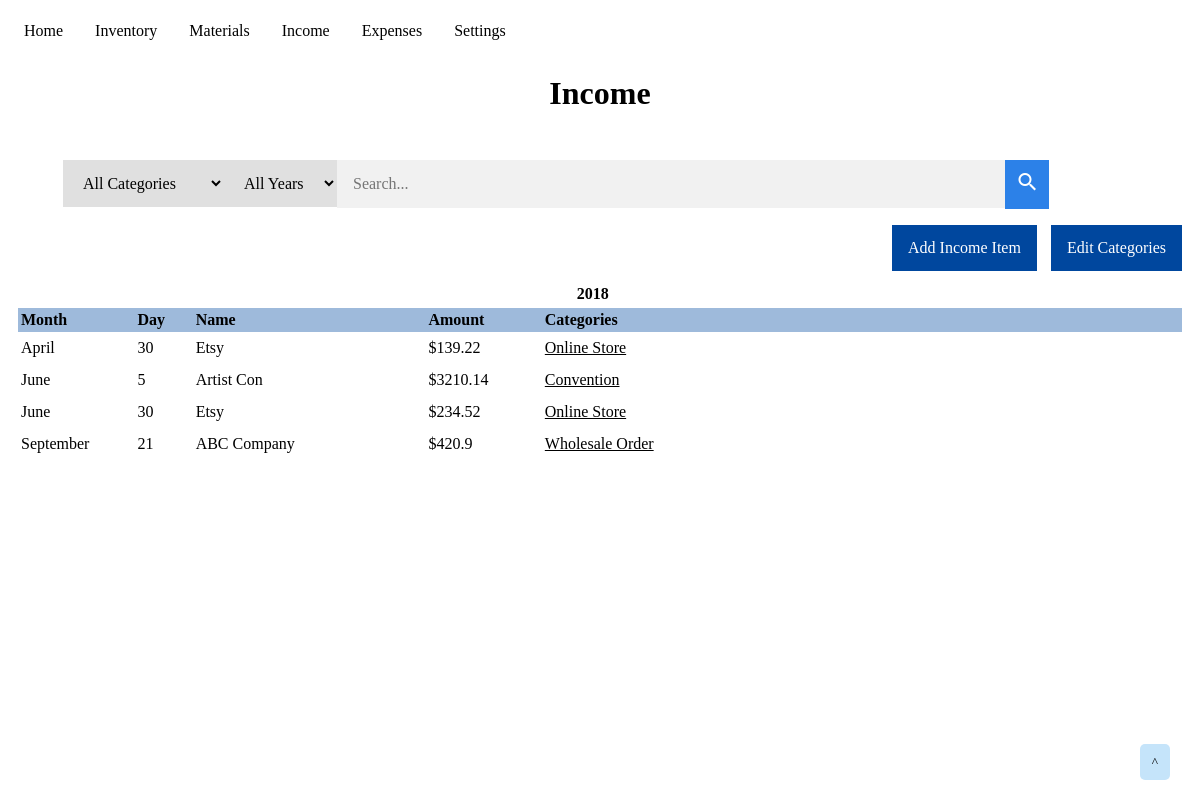
Page /income on the committed database.
### tables this page shows
CREATE TABLE store_income (
    income_id INTEGER PRIMARY KEY AUTOINCREMENT,
    name TEXT NOT NULL,
    amount DECIMAL(10, 2) NOT NULL,
    income_year INTEGER,
    income_month INTEGER,
    income_day INTEGER
);

CREATE TABLE income_categories (
    tag_id INTEGER PRIMARY KEY AUTOINCREMENT,
    name TEXT NOT NULL
);

### app.py (the view, shortened to what this page needs)
@app.route('/income', methods=('POST', 'GET'))
def income():
    income_categories = get_income_categories()
    income_connections = get_income_connections()
    income_items = get_income_items()
    income_items_filtered = organize_income(0, 0)
    return render_template('income_view.html', month_list=MONTH_LIST, income_items=income_items, income_categories=income_categories, income_connections=income_connections, income_items_filtered=income_items_filtered)

### app.py (called while the page is built)
def get_db_connection():
    conn = sqlite3.connect('database.db')
    conn.row_factory = sqlite3.Row
    return conn

def get_income_items():
    return organize_income(0, 0)

def get_income_categories():
    conn = get_db_connection()
    cur = conn.cursor()
    income_categories = cur.execute('SELECT * FROM income_categories').fetchall()
    conn.close()
    return income_categories

def get_income_connections():
    conn = get_db_connection()
    cur = conn.cursor()
    income_connections = cur.execute('SELECT * FROM income_to_category').fetchall()
    conn.close()
    return income_connections

### templates/income_view.html (shortened to what this page needs)
{% extends 'base.html' %}
{% block content %}
    <h1>{% block title %}Income{% endblock %}</h1>
    <div class="menu">
        <ul class="menu-bar">
            <li class="menu-item menu-search">
                <form class="search-bar" method="post" action="">
                    <select name="category-search" class="search-category">
                        {% if selected_income_category == 0 %}
                            <option value="0" selected>All Categories</option>
                        {% else %}
                            <option value="0">All Categories</option>
                        {% endif %}
                    </select>
                    <select name="date-search" class="search-date">
                        {% if selected_income_date == 0 %}
                            <option value="0" selected>All Years</option>
                        {% else %}
                            <option value="0">All Years</option>
                        {% endif %}
                    </select>
                    <input type="text" placeholder="Search..." name="search-by" class="search-item">
                    <button type="submit" class="search-button"><i class="material-icons">search</i></button>
                </form>
            </li>
        </ul>
    </div>
    <div class="income-menu">
        <ul class="menu-bar menu-bar-items">
            <li class="menu-item menu-add">
                <a class="menu-item-link" href="{{ url_for('income_add_item') }}"><button class="menu-button">Add Income Item</button></a>
            </li>
            <li class="menu-item menu-edit">
                <a class="menu-item-link" href="{{ url_for('income_edit_categories') }}"><button class="menu-button">Edit Categories</button></a>
            </li>
        </ul>
    </div>
    <div id="income">
        {% for year in income_items_filtered %}
            <div class="income-year">
                {{ year[0]['income_year'] }}
            </div>
            <div class="income-items">
                <table>
                    <tr>
                        <th class="th-not-edit th-month">Month</th>
                        <th class="th-not-edit th-day">Day</th>
                        <th class="th-not-edit th-name">Name</th>
                        <th class="th-not-edit th-amount">Amount</th>
                        <th class="th-not-edit th-categories">Categories</th>
                        <th class="th-edit"> </th>
                    </tr>
                    {% for item in year %}
                        <tr>
                            <td class="td-odd">{{ month_list[item['income_month']] }}</td>
                            <td class="td-even">{{ item['income_day'] }}</td>
                            <td class="td-odd">{{ item['name'] }}</td>
                            <td class="td-even">${{ item['amount'] }}</td>
                            <td class="td-odd">
                                {% for connection in income_connections %}
                                    {% if connection['income_id'] == item['income_id'] %}
                                        {% for category in income_categories %}
                                            {% if category['tag_id'] == connection['tag_id'] %}
                                                <u>{{ category['name'] }}</u>
                                            {% endif %}
                                        {% endfor %}
                                    {% endif %}
                                {% endfor %}
                            </td>
                            <td class="td-even"><a href="{{ url_for('income_edit_item', income_id=item['income_id']) }}"><button class="hover-edit-item form-button">Edit</button></a></td>
                        </tr>
                {% endfor %}
                </table>
            </div>
        {% endfor %}
    </div>
{% endblock %}

### static/css/home-style.css (style rules this page uses)
* { font-family: "Tahoma"; box-sizing: border-box; }

### static/css/inventory-style.css (style rules this page uses)
h1 { border: 2 px solid; text-align: center; }
.menu { padding: 10px; margin: 5px; }
.menu-bar { list-style-type: none; }
.menu-bar-items { float: right; }
.menu-item { display: inline; }
.menu-button { background-color: #00479E; padding: 14px 16px; margin-right: 10px; border: none; color: white; font-size: 16px; }
.search-category { padding: 14px 16px; border: none; background-color: #E0E0E0; font-size: 16px; float: left; }
.search-date { padding: 14px 16px; border: none; background-color: #E0E0E0; font-size: 16px; float: left; }
.search-item { width: 60%; padding: 15px 16px; font-size: 16px; border: none; float: left; background: #f1f1f1; }
.search-button { float: left; padding: 10px; background: #2C81E8; color: white; font-size: 17px; border: none; cursor: pointer; }
i { font-size: 11px; }

### static/css/income-style.css (style rules this page uses)
.income-menu { margin-bottom: 100px; }
#income { padding: 10px; }
.income-year { text-align: left; padding-left: 48%; padding-top: 5px; padding-bottom: 5px; font-weight: bold; }
table { border-collapse: collapse; width: 100%; }
th { text-align: left; padding: 3px; background-color: #9EBADB; }
.th-month { wdith: 10%; }
.th-day { width: 5%; }
.th-name { width: 20%; }
.th-amount { width: 10%; }
.th-categories { width: 50%; }
.th-edit { width: 5%; }
td { text-align: left; padding: 3px; }

### rows in the picture
store_income: income_year "2018", income_month "April", income_day "30", name "Etsy", amount "139.22"
income_categories: name "Online Store"
store_income: income_month "June", income_day "5", name "Artist Con", amount "3210.14"
income_categories: name "Convention"
store_income: income_month "June", income_day "30", name "Etsy", amount "234.52"
store_income: income_month "September", income_day "21", name "ABC Company", amount "420.9"
income_categories: name "Wholesale Order"
